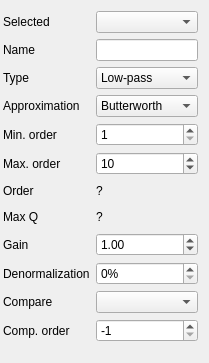
             <widget class="QWidget" name="scrollAreaWidgetContents_3">
              <property name="geometry">
               <rect>
                <x>0</x>
                <y>0</y>
                <width>192</width>
                <height>363</height>
               </rect>
              </property>
              <property name="sizePolicy">
               <sizepolicy hsizetype="Ignored" vsizetype="Preferred">
                <horstretch>0</horstretch>
                <verstretch>0</verstretch>
               </sizepolicy>
              </property>
              <property name="maximumSize">
               <size>
                <width>16777215</width>
                <height>16777215</height>
               </size>
              </property>
              <layout class="QGridLayout" name="gridLayout_2">
               <property name="leftMargin">
                <number>3</number>
               </property>
               <item row="1" column="1">
                <widget class="QLineEdit" name="filtername_box">
                 <property name="mouseTracking">
                  <bool>false</bool>
                 </property>
                 <property name="acceptDrops">
                  <bool>false</bool>
                 </property>
                </widget>
               </item>
               <item row="8" column="1">
                <widget class="QLabel" name="N_label">
                 <property name="maximumSize">
                  <size>
                   <width>16777215</width>
                   <height>20</height>
                  </size>
                 </property>
                 <property name="text">
                  <string>?</string>
                 </property>
                </widget>
               </item>
               <item row="9" column="1">
                <widget class="QLabel" name="max_Q_label">
                 <property name="maximumSize">
                  <size>
                   <width>16777215</width>
                   <height>20</height>
                  </size>
                 </property>
                 <property name="text">
                  <string>?</string>
                 </property>
                </widget>
               </item>
               <item row="1" column="0">
                <widget class="QLabel" name="label_26">
                 <property name="text">
                  <string>Name</string>
                 </property>
                </widget>
               </item>
               <item row="12" column="0">
                <widget class="QLabel" name="label_30">
                 <property name="text">
                  <string>Compare</string>
                 </property>
                </widget>
               </item>
               <item row="3" column="1">
                <widget class="QComboBox" name="aprox_box">
                 <item>
                  <property name="text">
                   <string>Butterworth</string>
                  </property>
                 </item>
                 <item>
                  <property name="text">
                   <string>Chebyshev</string>
                  </property>
                 </item>
                 <item>
                  <property name="text">
                   <string>Chebyshev 2</string>
                  </property>
                 </item>
                 <item>
                  <property name="text">
                   <string>Cauer</string>
                  </property>
                 </item>
                 <item>
                  <property name="text">
                   <string>Legendre</string>
                  </property>
                 </item>
                 <item>
                  <property name="text">
                   <string>Bessel</string>
                  </property>
                 </item>
                 <item>
                  <property name="text">
                   <string>Gauss</string>
                  </property>
                 </item>
                </widget>
               </item>
               <item row="0" column="1">
                <widget class="QComboBox" name="selfil_cb"/>
               </item>
               <item row="2" column="0">
                <widget class="QLabel" name="label_27">
                 <property name="text">
                  <string>Type</string>
                 </property>
                </widget>
               </item>
               <item row="8" column="0">
                <widget class="QLabel" name="label_36">
                 <property name="text">
                  <string>Order</string>
                 </property>
                </widget>
               </item>
               <item row="9" column="0">
                <widget class="QLabel" name="label_32">
                 <property name="text">
                  <string>Max Q</string>
                 </property>
                </widget>
               </item>
               <item row="7" column="1">
                <widget class="QSpinBox" name="N_max_box">
                 <property name="minimum">
                  <number>0</number>
                 </property>
                 <property name="maximum">
                  <number>50</number>
                 </property>
                 <property name="value">
                  <number>10</number>
                 </property>
                </widget>
               </item>
               <item row="10" column="1">
                <widget class="QDoubleSpinBox" name="gain_box">
                 <property name="minimum">
                  <double>0.010000000000000</double>
                 </property>
                 <property name="maximum">
                  <double>1000000.000000000000000</double>
                 </property>
                 <property name="singleStep">
                  <double>0.010000000000000</double>
                 </property>
                 <property name="value">
                  <double>1.000000000000000</double>
                 </property>
                </widget>
               </item>
               <item row="6" column="0">
                <widget class="QLabel" name="label_49">
                 <property name="text">
                  <string>Min. order</string>
                 </property>
                </widget>
               </item>
               <item row="0" column="0">
                <widget class="QLabel" name="label_29">
                 <property name="text">
                  <string>Selected</string>
                 </property>
                </widget>
               </item>
               <item row="2" column="1">
                <widget class="QComboBox" name="tipo_box">
                 <property name="minimumSize">
                  <size>
                   <width>0</width>
                   <height>0</height>
                  </size>
                 </property>
                 <item>
                  <property name="text">
                   <string>Low-pass</string>
                  </property>
                 </item>
                 <item>
                  <property name="text">
                   <string>High-pass</string>
                  </property>
                 </item>
                 <item>
                  <property name="text">
                   <string>Band-pass</string>
                  </property>
                 </item>
                 <item>
                  <property name="text">
                   <string>Band-reject</string>
                  </property>
                 </item>
                 <item>
                  <property name="text">
                   <string>Group delay</string>
                  </property>
                 </item>
                </widget>
               </item>
               <item row="10" column="0">
                <widget class="QLabel" name="label_28">
                 <property name="text">
                  <string>Gain</string>
                 </property>
                </widget>
               </item>
               <item row="11" column="1">
                <widget class="QDoubleSpinBox" name="denorm_box">
                 <property name="suffix">
                  <string>%</string>
                 </property>
                 <property name="decimals">
                  <number>0</number>
                 </property>
                 <property name="minimum">
                  <double>0.000000000000000</double>
                 </property>
                 <property name="maximum">
                  <double>100.000000000000000</double>
                 </property>
                 <property name="singleStep">
                  <double>1.000000000000000</double>
                 </property>
                 <property name="value">
                  <double>0.000000000000000</double>
                 </property>
                </widget>
               </item>
               <item row="3" column="0">
                <widget class="QLabel" name="label_54">
                 <property name="text">
                  <string>Approximation</string>
                 </property>
                </widget>
               </item>
               <item row="7" column="0">
                <widget class="QLabel" name="label_59">
                 <property name="text">
                  <string>Max. order</string>
                 </property>
                </widget>
               </item>
               <item row="6" column="1">
                <widget class="QSpinBox" name="N_min_box">
                 <property name="minimum">
                  <number>1</number>
                 </property>
                 <property name="maximum">
                  <number>50</number>
                 </property>
                </widget>
               </item>
               <item row="12" column="1">
                <widget class="CheckableComboBox" name="compareapprox_cb">
                 <property name="currentIndex">
                  <number>-1</number>
                 </property>
                 <item>
                  <property name="text">
                   <string>Butterworth</string>
                  </property>
                 </item>
                 <item>
                  <property name="text">
                   <string>Chebyshev</string>
                  </property>
                 </item>
                 <item>
                  <property name="text">
                   <string>Chebyshev 2</string>
                  </property>
                 </item>
                 <item>
                  <property name="text">
                   <string>Cauer</string>
                  </property>
                 </item>
                 <item>
                  <property name="text">
                   <string>Legendre</string>
                  </property>
                 </item>
                 <item>
                  <property name="text">
                   <string>Bessel</string>
                  </property>
                 </item>
                 <item>
                  <property name="text">
                   <string>Gauss</string>
                  </property>
                 </item>
                </widget>
               </item>
               <item row="11" column="0">
                <widget class="QLabel" name="label_61">
                 <property name="text">
                  <string>Denormalization</string>
                 </property>
                </widget>
               </item>
               <item row="13" column="0">
                <widget class="QLabel" name="label_33">
                 <property name="text">
                  <string>Comp. order</string>
                 </property>
                </widget>
               </item>
               <item row="13" column="1">
                <widget class="QSpinBox" name="comp_N_box">
                 <property name="toolTip">
                  <string>&lt;html&gt;&lt;head/&gt;&lt;body&gt;&lt;p&gt;Order -1: find lowest order for template&lt;br/&gt;Order 0: use same order as the lead approximation&lt;/p&gt;&lt;p&gt;Order &amp;gt; 0: use this order&lt;/p&gt;&lt;/body&gt;&lt;/html&gt;</string>
                 </property>
                 <property name="minimum">
                  <number>-1</number>
                 </property>
                 <property name="maximum">
                  <number>50</number>
                 </property>
                 <property name="value">
                  <number>-1</number>
                 </property>
                </widget>
               </item>
              </layout>
             </widget>
